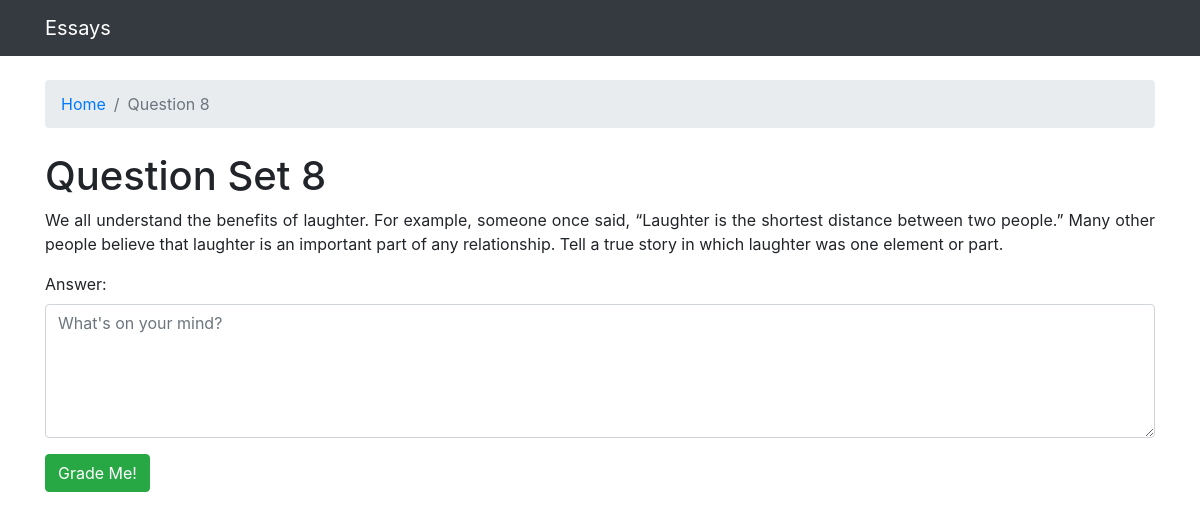
The app's page /8/ with its own data.
### grader/models.py (models this page shows, shortened)
class Question(models.Model):
    question_title = models.TextField(max_length=100000)
    set = models.IntegerField(unique=True)
    min_score = models.IntegerField()
    max_score = models.IntegerField()

### grader/views.py (the view)
# urls.py: path('<int:question_id>/', views.question, name='question'),
def question(request, question_id):
    question = get_object_or_404(Question, pk=question_id)
    if request.method == 'POST':
        form = AnswerForm(request.POST)
        if form.is_valid():
            content = form.cleaned_data.get('answer')
            if len(content) > 20:
                num_features = 300
                model = word2vec.KeyedVectors.load_word2vec_format(os.path.join(current_path, "deep_learning_files/word2vecmodel.bin"), binary=True)
                clean_test_essays = []
                clean_test_essays.append(essay_to_wordlist( content, remove_stopwords=True ))
                testDataVecs = getAvgFeatureVecs( clean_test_essays, model, num_features )
                testDataVecs = np.array(testDataVecs)
                testDataVecs = np.reshape(testDataVecs, (testDataVecs.shape[0], 1, testDataVecs.shape[1]))
                lstm_model = get_model()
                lstm_model.load_weights(os.path.join(current_path, "deep_learning_files/final_lstm.h5"))
                preds = lstm_model.predict(testDataVecs)
                if math.isnan(preds):
                    preds = 0
                else:
                    preds = np.around(preds)
                if preds < 0:
                    preds = 0
                if preds > question.max_score:
                    preds = question.max_score
            else:
                preds = 0
            K.clear_session()
            essay = Essay.objects.create(
                content=content,
                question=question,
                score=preds
            )
        return redirect('essay', question_id=question.set, essay_id=essay.id)
    else:
        form = AnswerForm()
    context = {
        "question": question,
        "form": form,
    }
    return render(request, 'grader/question.html', context)

### grader/forms.py
class AnswerForm(forms.ModelForm):
    answer = forms.CharField(max_length=100000, widget=forms.Textarea(attrs={'rows': 5, 'placeholder': "What's on your mind?"}))
    class Meta:
        model = Essay
        fields = ['answer']

### grader/templates/grader/question.html (shortened to what this page needs)
{% extends 'base.html' %}
{% load widget_tweaks %}
{% block breadcrumb %}
  <li class="breadcrumb-item active"><a href="{% url 'index' %}">Home</a></li>
  <li class="breadcrumb-item active">Question {{ question.set }}</li>
{% endblock %}
{% block content %}
{% if question %}
    <h1>Question Set {{ question.set }}</h1>
    <p class="text-justify">{{ question.question_title }}</p>
    <form method="post" novalidate>
        {% include 'includes/form.html' %}
        <button type="submit" class="btn btn-success">Grade Me!</button>
      </form>
{% else %}
    <h1>Error</h1>
{% endif %}
{% endblock %}

### records on screen
Question: set "8", question_title "We all understand the benefits of laughter. For example, someone once said, “Laughter is the shortest distance between two people.” Many other people believe that laughter is an important part of any relationship. Tell a true story in which laughter was one element or part."

### other values on screen
{{ field.label_tag }} "Answer:"
